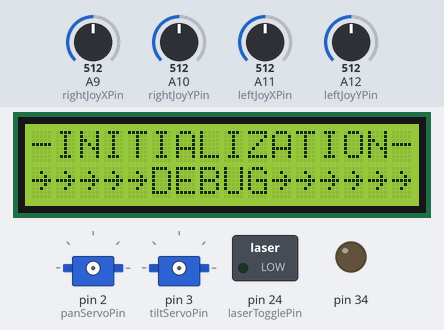
The sketch below on a simulated Arduino Mega 2560, built with avr-gcc and run on an emulated ATmega2560. Shown: 16×2 character LCD, 2 × servo, switched loads named in the sketch (green lamp = pin HIGH), output pins drawn as LEDs (lit = HIGH). The inputs (shaded band) are chosen by the test bench; at power-on: A9 (rightJoyXPin) = 512, A10 (rightJoyYPin) = 512, A11 (leftJoyXPin) = 512, A12 (leftJoyYPin) = 512.

Above: at 0.1 s.
2.6 s: A9 (rightJoyXPin) set to 591
4.1 s: A9 (rightJoyXPin) set to 609
7.1 s: A10 (rightJoyYPin) set to 716
9.5 s: A10 (rightJoyYPin) set to 536
12.5 s: A10 (rightJoyYPin) set to 306
14.8 s: A9 (rightJoyXPin) set to 432
17.6 s: A9 (rightJoyXPin) set to 409
Timing chart, 0 to 22.4 s (numbered marks = the images above; inputs shaded):
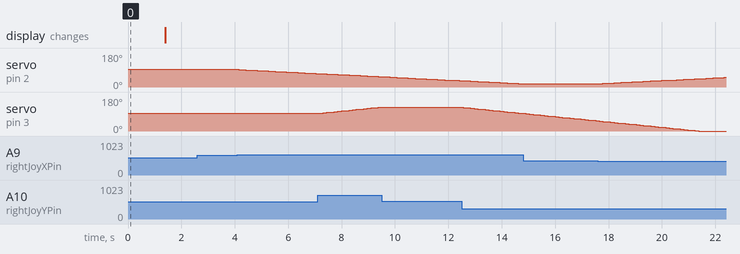

Measured:
- after the input at 2.6 s, every drawn part: stays the same
- after the input at 4.1 s, servo on pin 2 (panServoPin): moves from 93° to 71° over 2.9 s, starting at once
- after the input at 7.1 s, servo on pin 3 (tiltServoPin): moves from 93° to 126° over 2.2 s, starting after 0.08 s
- after the input at 9.5 s, servo on pin 3 (tiltServoPin): stays 126° (without the input it goes to 128° after 0.02 s)
- after the input at 12.5 s, servo on pin 3 (tiltServoPin): moves from 126° to 93° over 2.2 s, starting after 0.05 s
- after the input at 14.8 s, servo on pin 2 (panServoPin): stays 17° (without the input it goes to 16° after 0.10 s)
- after the input at 17.6 s, servo on pin 2 (panServoPin): moves from 17° to 51° over 4.7 s, starting after 0.05 s

The sketch:

phase1.ino
```cpp
/*
  Project_1 - Jakob Roberts & Joshua Portelance
*/
/*============================================================================*/
/* PORT LIST
 **** Analog
 * A8       lightSensorPin
 * A9       rightJoyXPin
 * A10      rightJoyYPin
 * A11      leftJoyXPin
 * A12      leftJoyYPin
 * A13
 * A14
 * A15
 **** PWM
 * PWM2     panServoPin
 * PWM3     tiltServoPin
 * PWM4
 * PWM5
 * PWM6
 * PWM7
 **** DGTL 22-53
 * DGTL22   rightJoySWPin
 * DGTL23   leftJoySWPin
 * DGTL24   laserTogglePin
 */

#include<Servo.h>
#include <LiquidCrystal.h>

//MIN & MAX over a 180 deg arc
float MINSERVO = 546;   //minimum servo arc measured
float MAXSERVO = 2403;  //maximum servo arc measured
int servoCurrent;       //last servo value used.

// PAN/TILT Servo INIT
Servo panServo;
Servo tiltServo;
int panPos = 1500;
int tiltPos = 1500;
int panServoPin = 2;
int tiltServoPin = 3;
int panSpeed = 0;
int tiltSpeed = 0;

//Light Sensor Init.
int lightSensorPin = A8;
int lightThreshold = 500;
int lightSensorState = 0; //0 is not enough, 1 THERE IS LIGHT!

//Joystick Variables
int joyMax = 1020;
int joyMin = 0;

// Right Joystick INIT
int rightJoyXPin = A9;
int rightJoyYPin = A10;
int rightJoySWPin = 22;
int rightXAxis = 0;
int rightYAxis = 0;
int rightXAxisCenter = 0;
int rightYAxisCenter = 0;

// Left  Joystick INIT
int leftJoyXPin = A11;
int leftJoyYPin = A12;
int leftJoySWPin = 23;
int leftXAxis = 0;
int leftYAxis = 0;
int leftXAxisCenter = 0;
int leftYAxisCenter = 0;

//Laser Init.
int laserTogglePin = 24;
int laserState = 0;   //0 is off, 1 is on.

//LCD Init.
LiquidCrystal lcd(8, 9, 4, 5, 6, 7);

//General Init.
int loopDelay = 135; //in milliseconds (for delay)
int i; //looper

int DEBUG = 1;

/*============================================================================*/
void setup() {
  // INIT pin 34 for HIGH/LOW input
  pinMode(34, OUTPUT);
  pinMode(laserTogglePin, OUTPUT);

  //Init pullup resistor on right joystick switch pin.
  pinMode(rightJoySWPin, INPUT_PULLUP);

  //LCD INIT//////////////////////
  lcd.begin(16, 2); // start the library (init 16 per row, 2 rows)
  lcd.setCursor(0, 0);
  lcd.print("-INITIALIZATION-");
  if(DEBUG==1){
    lcd.setCursor(0, 1);
    lcd.print("~~~~~DEBUG~~~~~~");
  }else{
    lcd.setCursor(0, 1);
    lcd.print("~~~~~~~~~~~~~~~~");
  }
  ////////////////////////////////

  panServo.writeMicroseconds(1500);
  tiltServo.writeMicroseconds(1500);
  delay(1000);

  //INIT JOYSTICK CENTERS
  int repeat = 30;
  for(i=0;i < repeat; i++){
    leftXAxisCenter  += analogRead(leftJoyXPin);
    leftYAxisCenter  += analogRead(leftJoyYPin);
    rightXAxisCenter += analogRead(rightJoyXPin);
    rightYAxisCenter += analogRead(rightJoyYPin);
    delay(10);
  }
  leftXAxisCenter  /= repeat;
  leftYAxisCenter  /= repeat;
  rightXAxisCenter /= repeat;
  rightYAxisCenter /= repeat;
  ///////////////////////

  panServo.attach(panServoPin);
  tiltServo.attach(tiltServoPin);

  //USE DEBUG STATE for LCD printout dbugging


  pinMode(laserTogglePin, OUTPUT);

  if(DEBUG == 0 || 1){
    lcd.clear();
  }else{
    // DISPLAY DEBUG VALUES
    lcd.clear();
  }

  //Initialize LCD.
  lcd.setCursor(8, 1);
  lcd.print("LIGHTOFF");

}

/*============================================================================*/
/*============================================================================*/
/*============================================================================*/
void loop() {
  // digitalWrite(34, HIGH);
  lcd.clear();
  if(DEBUG==0){
    checkLightResistor();
    rightJoySwitch();


  }else{
    // checkLightResistor();
    // rightJoySwitch();

    checkLeftJoyAxis();
    checkRightJoyAxis();
    //Get Joystick Values
    // lcd.setCursor(0, 0);
    // lcd.print(panPos);
    // lcd.setCursor(4, 0);
    // lcd.print(tiltPos);
    // lcd.setCursor(0, 1);
    // lcd.print(rightXAxis);
    // lcd.setCursor(4, 1);
    // lcd.print(rightYAxis);
    // lcd.setCursor(8, 0);
    // lcd.print(digitalRead(rightJoySWPin));
    // lcd.setCursor(10, 0);
    // lcd.print(digitalRead(laserTogglePin));
    // lcd.setCursor(12, 0);
    // lcd.print(panSpeed);
    // lcd.setCursor(14, 0);
    // lcd.print(tiltSpeed);


    //~~~~JOYSTICK SPEED CALC AND APPLICATION~~~~

    //for Roomba
    if(leftXAxis<joyMin || leftXAxis>joyMax)errorDisplay("leftXAxis");
    if(leftYAxis<joyMin || leftYAxis>joyMax)errorDisplay("leftYAxis");

    //for Laser
    if(rightXAxis<joyMin || rightXAxis>joyMax)errorDisplay("rightXAxis");
    if(rightYAxis<joyMin || rightYAxis>joyMax)errorDisplay("rightYAxis");

    //X neg is left, pos is right
    panSpeed = (rightXAxis - rightXAxisCenter)/90;
    //Y neg is down, pos is up
    tiltSpeed = (rightYAxis - rightYAxisCenter)/90;

    panPos  += panSpeed*-10;
    if(panPos>MAXSERVO)panPos = MAXSERVO;
    if(panPos<MINSERVO)panPos = MINSERVO;

    tiltPos += tiltSpeed*10;
    if(tiltPos>MAXSERVO)tiltPos = MAXSERVO;
    if(tiltPos<MINSERVO)tiltPos = MINSERVO;


    panServo.writeMicroseconds(panPos);
    tiltServo.writeMicroseconds(tiltPos);


  }


  delay(loopDelay);
}
/* NOTES:
 * use the map-to function for the servos
 *
 */
/*============================================================================*/
/*============================================================================*/
/*============================================================================*/
//Checks if photo-resistor is being hit by a laser, updates LCD accordingly.
void checkLightResistor() {
  if (analogRead(lightSensorPin) > lightThreshold) {
      lightSensorState = 1;
      lcd.setCursor(8, 1);
      lcd.print("LIGHTON!");
  }
  else{
      lightSensorState = 0;
      lcd.setCursor(8, 1);
      lcd.print("LIGHTOFF");
  }
  return;
}

/*============================================================================*/
//Checks if the joystick switch is triggered.
void rightJoySwitch() {
    if (digitalRead(rightJoySWPin) == 0) { //pushing button makes value go to 0
        toggleLaser();
    }
    return;
}

/*============================================================================*/
//Toggles the laser on/off.
void toggleLaser() {
    if (laserState == 0) {
        laserState = 1;
        digitalWrite(laserTogglePin, HIGH);
    }
    else {
        laserState = 0;
        digitalWrite(laserTogglePin, LOW);
    }
    return;
}

/*============================================================================*/
//Checks if the left joystick moved.
void checkLeftJoyAxis() {
    leftXAxis = analogRead(leftJoyXPin);
    leftYAxis = analogRead(leftJoyYPin);
    return;
}

/*============================================================================*/
//Checks if the right joystick moved.
void checkRightJoyAxis() {
    rightXAxis = analogRead(rightJoyXPin);
    rightYAxis = analogRead(rightJoyYPin);
    return;
}

/*============================================================================*/
//Updates the position of the pan servo.
void updatePanServo(int target) {

}

/*============================================================================*/
//Updates the position of the tilt servo.
void updateTiltServo(int target) {

}
/*============================================================================*/
void errorDisplay(String errormessage){
  lcd.setCursor(0, 0);
  lcd.print("ERROR: "+errormessage);
  return;
}
```
